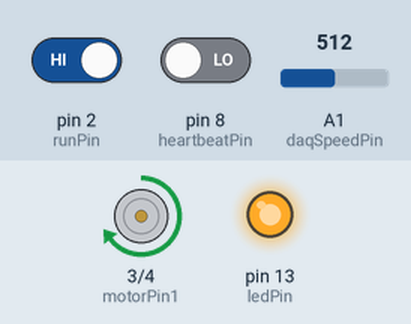
This sketch was run on a simulated Arduino Uno, built with avr-gcc and run on an emulated ATmega328P. On the bench: motor-driver pin pairs drawn as motors (green arrow = first pin HIGH = forward, orange = second pin HIGH = backward, longer = more drive, scaled by the enable pin), output pins drawn as LEDs (lit = HIGH). The test bench sets the inputs (shaded band); at power-on: pin 2 (runPin) HIGH, pin 8 (heartbeatPin) LOW, A1 (daqSpeedPin) = 512.

Above: at 1.2 s.
1.3 s: pin 2 (runPin) driven LOW
At 2.3 s:
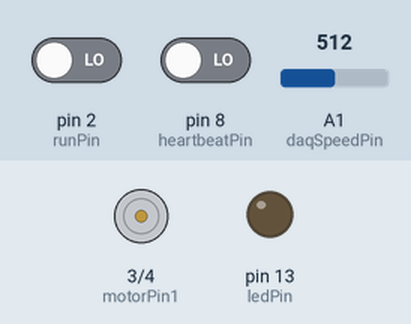
2.8 s: pin 2 (runPin) driven HIGH
At 3.5 s:
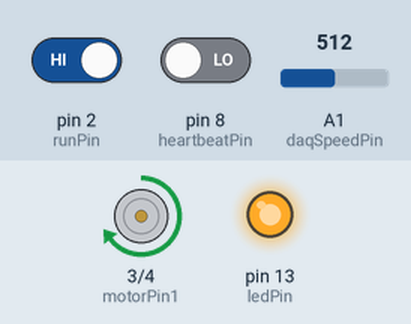
Timing chart, 0 to 5.8 s (numbered marks = the images above; inputs shaded):
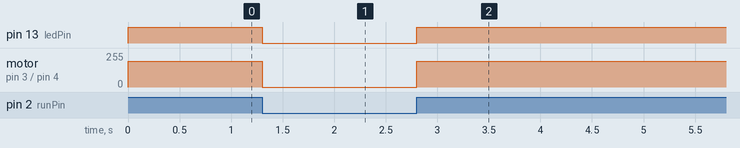

Measured:
- after the input at 1.3 s, pin 13 (ledPin): HIGH → LOW at once; motor on pin 3 (motorPin1) / pin 4 (motorPin2): forward 195/255 → stopped at once
- after the input at 2.8 s, pin 13 (ledPin): LOW → HIGH at once; motor on pin 3 (motorPin1) / pin 4 (motorPin2): stopped → forward 195/255 at once

The sketch:

arduino_commutation_dcmotor.ino
```cpp
int motorPin1 = 3;
int motorPin2 = 4;
int motorSpeedPin = 5;

int inputValue = 0;
int outputValue = 0;

int ledPin = 13;

int runPin = 2;
int runState = 0;
int daqSpeedPin = 1;

int heartbeatPin = 8;
int heartbeatState = LOW;
int heartbeatPrevState = HIGH;
int heartbeatMissCount = 0;
int heartbeatMissMax = 250;
int heartbeatActive = 1;

void setup() {
  pinMode(motorPin1, OUTPUT);
  pinMode(motorPin2, OUTPUT);
  pinMode(motorSpeedPin, OUTPUT);

  pinMode(heartbeatPin, INPUT);

  pinMode(ledPin, OUTPUT);
  digitalWrite(ledPin,LOW);

  pinMode(runPin,INPUT);
  analogWrite(motorSpeedPin, 0);
}

void loop() {
  // Heartbeat check
  heartbeatState = digitalRead(heartbeatPin);
  if (heartbeatState  == heartbeatPrevState ) {
    heartbeatMissCount += 1;
  }
  else {
    heartbeatPrevState = heartbeatState;
    heartbeatMissCount = 0;
  }
  if (heartbeatMissCount > heartbeatMissMax) {
    heartbeatActive = 0;
  }

  inputValue = analogRead(daqSpeedPin);
  inputValue = (inputValue - 512)/2;

  runState = digitalRead(runPin);
  delay(1);

  if (runState ==  LOW) {
    digitalWrite(ledPin,LOW);

    if (heartbeatActive == 1) {
      if (inputValue > 100) {
        outputValue = min(inputValue,255);
        digitalWrite(motorPin1, 1);
        digitalWrite(motorPin2, 0);
        }
      else if (inputValue < -100) {
        outputValue = -max(inputValue,-255);
        digitalWrite(motorPin1, 0);
        digitalWrite(motorPin2, 1);
      }
      else {
        digitalWrite(motorPin1, 0);
        digitalWrite(motorPin2, 0);
      }

      analogWrite(motorSpeedPin, outputValue);
    }
    else {
      analogWrite(motorSpeedPin, 0);
    }
  }
  else {
    digitalWrite(ledPin,HIGH);

    heartbeatActive = 1;
    heartbeatMissCount = 0;

    digitalWrite(motorPin1, 1);
    digitalWrite(motorPin2, 0);
    analogWrite(motorSpeedPin, 195);
  }
}
```
